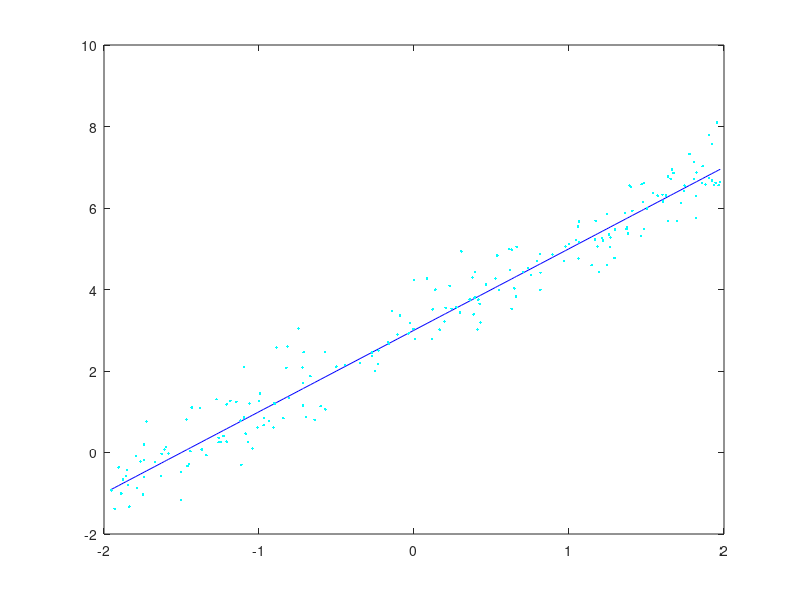

Write the MATLAB code that produced this figure.
X=4*(rand(200,1)-0.5)
X=sort(X)
Y=2*X+3;
Yb=Y+0.5*randn(size(Y,1),1);
figure
plot(X,Y,'b-',X,Yb,'c.')
save data1 X Y Yb
